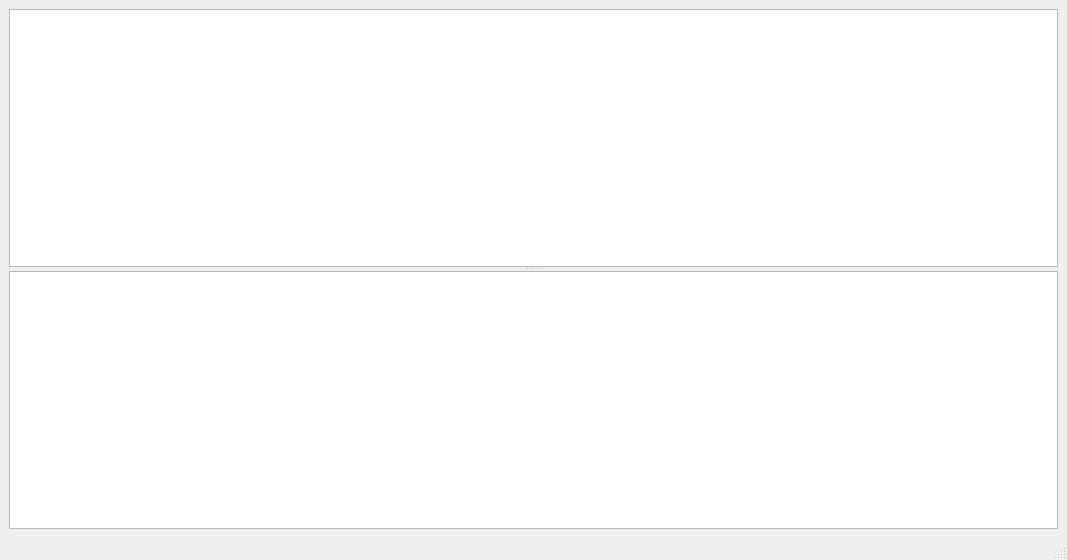
<?xml version="1.0" encoding="UTF-8"?>
<ui version="4.0">
 <class>MainWindow</class>
 <widget class="QMainWindow" name="MainWindow">
  <property name="geometry">
   <rect>
    <x>0</x>
    <y>0</y>
    <width>1067</width>
    <height>560</height>
   </rect>
  </property>
  <property name="windowTitle">
   <string>Thread Manager</string>
  </property>
  <widget class="QWidget" name="centralwidget">
   <layout class="QVBoxLayout" name="verticalLayout">
    <item>
     <widget class="QSplitter" name="splitter">
      <property name="orientation">
       <enum>Qt::Vertical</enum>
      </property>
      <widget class="QTableView" name="processTableView">
       <property name="autoScroll">
        <bool>true</bool>
       </property>
       <property name="sortingEnabled">
        <bool>true</bool>
       </property>
      </widget>
      <widget class="QTableView" name="threadsTableView">
       <property name="autoScroll">
        <bool>true</bool>
       </property>
       <property name="sortingEnabled">
        <bool>true</bool>
       </property>
      </widget>
     </widget>
    </item>
   </layout>
  </widget>
  <widget class="QMenuBar" name="menubar">
   <property name="geometry">
    <rect>
     <x>0</x>
     <y>0</y>
     <width>1067</width>
     <height>22</height>
    </rect>
   </property>
  </widget>
  <widget class="QStatusBar" name="statusbar"/>
 </widget>
 <resources/>
 <connections/>
</ui>
